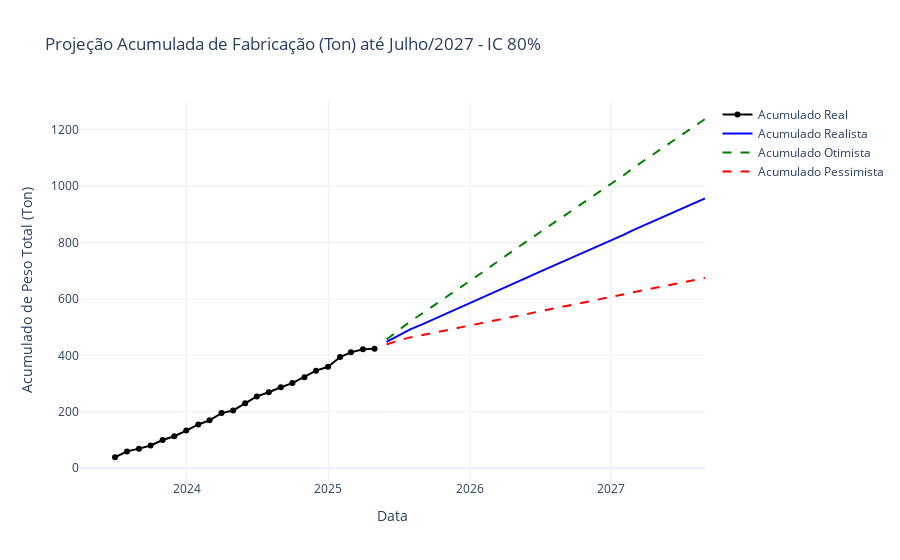

Source (notebook cell):
### Code cell
#plotando acumulado
fig_acumulado = go.Figure()

# Acumulado real
fig_acumulado.add_trace(go.Scatter(
    x=soma_mensal.index,
    y=soma_mensal.cumsum(),
    mode='lines+markers',
    name='Acumulado Real',
    line=dict(color='black', width=2)
))

# Previsões acumuladas
fig_acumulado.add_trace(go.Scatter(
    x=datas_futuras,
    y=acumulado_realista,
    mode='lines',
    name='Acumulado Realista',
    line=dict(color='blue')
))
fig_acumulado.add_trace(go.Scatter(
    x=datas_futuras,
    y=acumulado_otimista,
    mode='lines',
    name='Acumulado Otimista',
    line=dict(color='green', dash='dash')
))
fig_acumulado.add_trace(go.Scatter(
    x=datas_futuras,
    y=acumulado_pessimista,
    mode='lines',
    name='Acumulado Pessimista',
    line=dict(color='red', dash='dash')
))

fig_acumulado.update_layout(
    title='Projeção Acumulada de Fabricação (Ton) até Julho/2027 - IC 80%',
    xaxis_title='Data',
    yaxis_title='Acumulado de Peso Total (Ton)',
    template='plotly_white'
)

fig_acumulado.show()
